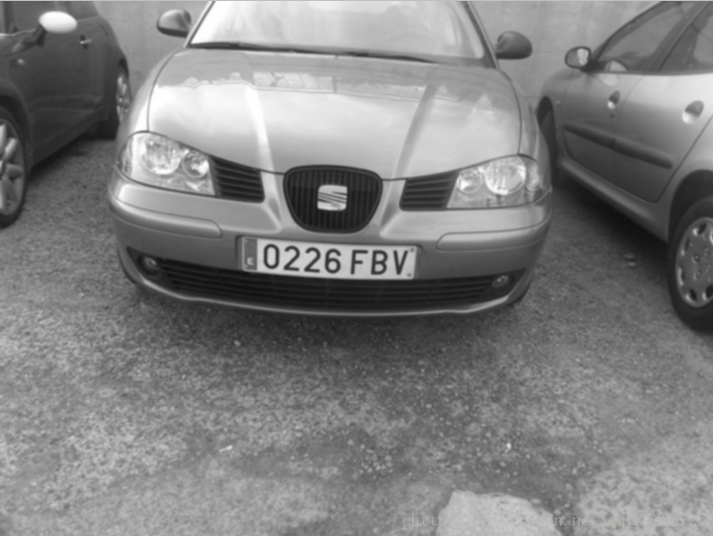
#> input picture robot-and-vision/ch14(ok)/14.1/car.jpg, 713 x 536 px
$ python 14.1.py
#> lines starting #> are read from the running program, lines starting #| are printed output that depends on the picture; after the words box and inside, x2 and y2 are one past the last pixel; in counts of white or black regions, pixels touching at a corner belong together
# -*- coding: utf-8 -*-

import cv2
import numpy as np


def stretch(img):
    '''
    图像拉伸函数
    '''
    maxi=float(img.max())
    mini=float(img.min())

    for i in range(img.shape[0]):
        for j in range(img.shape[1]):
            img[i,j]=(255/(maxi-mini)*img[i,j]-(255*mini)/(maxi-mini))

    return img

def dobinaryzation(img):
    '''
    二值化处理函数
    '''
    maxi=float(img.max())
    mini=float(img.min())

    x=maxi-((maxi-mini)/2)
    #二值化,返回阈值ret  和  二值化操作后的图像thresh
    ret,thresh=cv2.threshold(img,x,255,cv2.THRESH_BINARY)
   # print('ret', ret)
    #返回二值化后的黑白图像
    return thresh

def find_rectangle(contour):
    '''
    寻找矩形轮廓
    '''
    y,x=[],[]

    for p in contour:
        y.append(p[0][0])
        x.append(p[0][1])

    return [min(y),min(x),max(y),max(x)]

def locate_license(img,afterimg):
    '''
    定位车牌号
    '''
    contours,hierarchy=cv2.findContours(img,cv2.RETR_EXTERNAL,cv2.CHAIN_APPROX_SIMPLE)

    #找出最大的三个区域
    block=[]
    for c in contours:
        #找出轮廓的左上点和右下点，由此计算它的面积和长度比
        r=find_rectangle(c)
        a=(r[2]-r[0])*(r[3]-r[1])   #面积
        s=(r[2]-r[0])*(r[3]-r[1])   #长度比

        block.append([r,a,s])
    #选出面积最大的3个区域
    block=sorted(block,key=lambda b: b[1])[-3:]

    #使用颜色识别判断找出最像车牌的区域
    maxweight,maxindex=0,-1
    for i in range(len(block)):
        b=afterimg[block[i][0][1]:block[i][0][3],block[i][0][0]:block[i][0][2]]
        #BGR转HSV
        hsv=cv2.cvtColor(b,cv2.COLOR_BGR2HSV)
        #蓝色车牌的范围
        lower=np.array([100,50,50])
        upper=np.array([140,255,255])
        #根据阈值构建掩膜
        mask=cv2.inRange(hsv,lower,upper)
        #统计权值
        w1=0
        for m in mask:
            w1+=m/255

        w2=0
        for n in w1:
            w2+=n

        #选出最大权值的区域
        if w2>maxweight:
            maxindex=i
            maxweight=w2

    return block[maxindex][0]

def find_license(img):
    '''
    预处理函数
    '''
    m=400*img.shape[0]/img.shape[1]

    #压缩图像
    img=cv2.resize(img,(400,int(m)),interpolation=cv2.INTER_CUBIC)

    #BGR转换为灰度图像
    gray_img=cv2.cvtColor(img,cv2.COLOR_BGR2GRAY)

    #灰度拉伸
    stretchedimg=stretch(gray_img)

    '''进行开运算，用来去除噪声'''
    r=16
    h=w=r*2+1
    kernel=np.zeros((h,w),np.uint8)
    cv2.circle(kernel,(r,r),r,1,-1)
    #开运算
    openingimg=cv2.morphologyEx(stretchedimg,cv2.MORPH_OPEN,kernel)
    #获取差分图，两幅图像做差  cv2.absdiff('图像1','图像2')
    strtimg=cv2.absdiff(stretchedimg,openingimg)

    #图像二值化
    binaryimg=dobinaryzation(strtimg)

    #canny边缘检测
    canny=cv2.Canny(binaryimg,binaryimg.shape[0],binaryimg.shape[1])

    '''消除小的区域，保留大块的区域，从而定位车牌'''
    #进行闭运算
    kernel=np.ones((5,19),np.uint8)
    closingimg=cv2.morphologyEx(canny,cv2.MORPH_CLOSE,kernel)

    #进行开运算
    openingimg=cv2.morphologyEx(closingimg,cv2.MORPH_OPEN,kernel)

    #再次进行开运算
    kernel=np.ones((11,5),np.uint8)
    openingimg=cv2.morphologyEx(openingimg,cv2.MORPH_OPEN,kernel)

    #消除小区域，定位车牌位置
    rect=locate_license(openingimg,img)

    return rect,img

def cut_license(afterimg,rect):
    '''
    图像分割函数
    '''
    #转换为宽度和高度
    rect[2]=rect[2]-rect[0]
    rect[3]=rect[3]-rect[1]
    rect_copy=tuple(rect.copy())
    rect=[0,0,0,0]
    #创建掩膜
    mask=np.zeros(afterimg.shape[:2],np.uint8)
    #创建背景模型  大小只能为13*5，行数只能为1，单通道浮点型
    bgdModel=np.zeros((1,65),np.float64)
    #创建前景模型
    fgdModel=np.zeros((1,65),np.float64)
    #分割图像
    cv2.grabCut(afterimg,mask,rect_copy,bgdModel,fgdModel,5,cv2.GC_INIT_WITH_RECT)
    mask2=np.where((mask==2)|(mask==0),0,1).astype('uint8')
    img_show=afterimg*mask2[:,:,np.newaxis]

    return img_show

def deal_license(licenseimg):
    '''
    车牌图片二值化
    '''
    #车牌变为灰度图像
    gray_img=cv2.cvtColor(licenseimg,cv2.COLOR_BGR2GRAY)

    #均值滤波  去除噪声
    kernel=np.ones((3,3),np.float32)/9
    gray_img=cv2.filter2D(gray_img,-1,kernel)

    #二值化处理
    ret,thresh=cv2.threshold(gray_img,120,255,cv2.THRESH_BINARY)

    return thresh


def find_end(start,arg,black,white,width,black_max,white_max):
    end=start+1
    for m in range(start+1,width-1):
        if (black[m] if arg else white[m])>(0.98*black_max if arg else 0.98*white_max):
            end=m
            break
    return end


if __name__=='__main__':
    img=cv2.imread('car.jpg',cv2.IMREAD_COLOR)
#> img is the input picture: shape (536, 713, 3); mean B, G, R 127.4, 127.4, 127.4
    #预处理图像
    rect,afterimg=find_license(img)
#> in stretch, `maxi=float(img.max())`: maxi = 255
#> in stretch, `mini=float(img.min())`: mini = 15
#> in find_license, `cv2.circle(kernel,(r,r),r,1,-1)`:
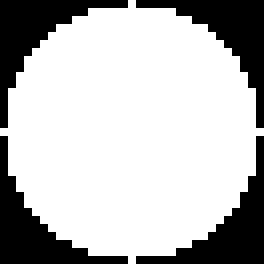
#> kernel: shape (33, 33) (shown 8 times larger); values 0 (black) and 1 (white), 73.2% white; 4 black regions, box (x1, y1, x2, y2) and area: (0, 0, 16, 16) 73, (17, 0, 33, 16) 73, (0, 17, 16, 33) 73, (17, 17, 33, 33) 73
#> in find_license, `openingimg=cv2.morphologyEx(stretchedimg,cv2.MORPH_OPEN,kernel)`:
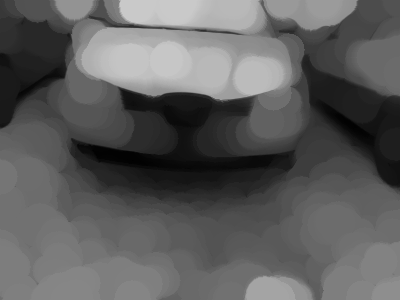
#> openingimg: shape (300, 400); min 0, max 201, mean 93.8
#> in find_license, `strtimg=cv2.absdiff(stretchedimg,openingimg)`:
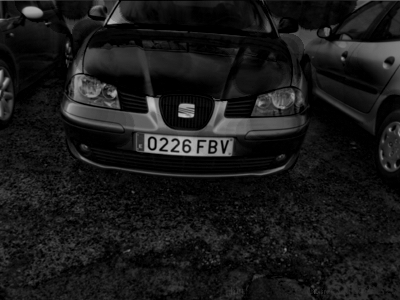
#> strtimg: shape (300, 400); min 0, max 198, mean 25.2
#> in dobinaryzation, `maxi=float(img.max())`: maxi = 198
#> in dobinaryzation, `mini=float(img.min())`: mini = 0
#> in dobinaryzation, `x=maxi-((maxi-mini)/2)`: x = 99
#> in dobinaryzation, `ret,thresh=cv2.threshold(img,x,255,cv2.THRESH_BINARY)`:
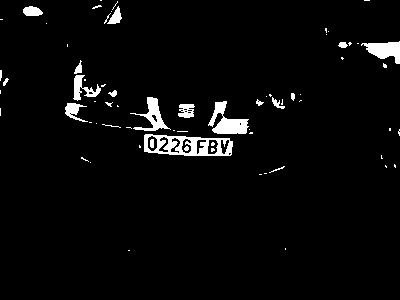
#> thresh: shape (300, 400); 3.6% white; 70 white regions (51 under 20 px), largest, box (x1, y1, x2, y2) and area: (144, 134, 233, 156) 1080, (208, 101, 249, 134) 662, (361, 41, 400, 64) 501
#> in find_license, `canny=cv2.Canny(binaryimg,binaryimg.shape[0],binaryimg.shape[1])`: canny: shape (300, 400); 1.6% white in thin lines or dots, all inside (x1, y1, x2, y2) = (0, 0, 400, 252)
#> in find_license, `closingimg=cv2.morphologyEx(canny,cv2.MORPH_CLOSE,kernel)`: closingimg: shape (300, 400); 5.7% white; 20 white regions (9 under 20 px), largest, box (x1, y1, x2, y2) and area: (64, 60, 253, 157) 5015, (255, 92, 302, 109) 469, (338, 41, 400, 68) 427
#> in find_license, `openingimg=cv2.morphologyEx(closingimg,cv2.MORPH_OPEN,kernel)`: openingimg: shape (300, 400); 3.6% white; 7 white regions, largest, box (x1, y1, x2, y2) and area: (143, 126, 233, 156) 2071, (67, 83, 117, 108) 909, (256, 94, 302, 106) 432
#> in find_license, `openingimg=cv2.morphologyEx(openingimg,cv2.MORPH_OPEN,kernel)`:
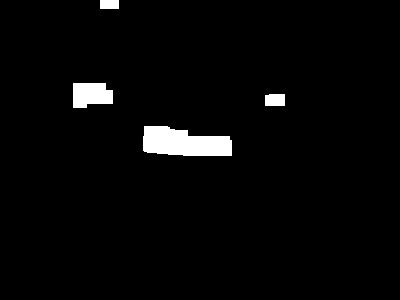
#> openingimg: shape (300, 400); 2.8% white; 4 white regions
#> in locate_license, `contours,hierarchy=cv2.findContours(img,cv2.RETR_EXTERNAL,cv2.CHAIN_AP..`: contours = 4 contours; box (x1, y1, x2, y2) and area: (143, 126, 232, 156) 1946, (73, 83, 113, 108) 784, (265, 94, 285, 106) 206, (100, 0, 119, 9) 144
#> the loop in locate_license, `for c in contours:` made 4 passes
#> (r, a, s) on passes 1 to 3: ([143, 126, 231, 155], 2552, 2552), ([265, 94, 284, 105], 209, 209), ([73, 83, 112, 107], 936, 936)
#> (c, r, a, s) on pass 4: ([[100, 0], [100, 8], [118, 8], [118, 0]], [100, 0, 118, 8], 144, 144)
#> after the loop in locate_license, `for c in contours:`: block = [[[143, 126, 231, 155], 2552, 2552], [[265, 94, 284, 105], 209, 209], [[73, 83, 112, 107], 936, 936], [[100, 0, 118, 8], 144, 144]]
#> in locate_license, `block=sorted(block,key=lambda b: b[1])[-3:]`: block = [[[265, 94, 284, 105], 209, 209], [[73, 83, 112, 107], 936, 936], [[143, 126, 231, 155], 2552, 2552]]
#> the loop in locate_license, `for i in range(len(block)):` made 3 passes
#> after the loop in locate_license, `for i in range(len(block)):`: hsv: shape (29, 88, 3); mean H, S, V 0, 0, 139.9
#> after the loop in locate_license, `for i in range(len(block)):`: maxindex = -1; maxweight = 0
#> in find_license, `rect=locate_license(openingimg,img)`: rect = [143, 126, 231, 155]
#> rect = [143, 126, 231, 155]

    #框出车牌号
    cv2.rectangle(afterimg,(rect[0],rect[1]),(rect[2],rect[3]),(0,255,0),2)
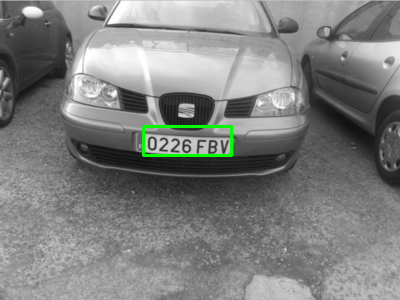
#> afterimg: shape (300, 400, 3); mean of channels 0, 1, 2 126.7, 128.2, 126.7; drawn as B, G, R
    cv2.imshow('afterimg',afterimg)

    #分割车牌与背景
    cutimg=cut_license(afterimg,rect)
#> in cut_license, `rect_copy=tuple(rect.copy())`: rect_copy = (143, 126, 88, 29)
    cv2.imshow('cutimg',cutimg)

    #二值化生成黑白图
    thresh=deal_license(cutimg)
#> in deal_license, `ret,thresh=cv2.threshold(gray_img,120,255,cv2.THRESH_BINARY)`:
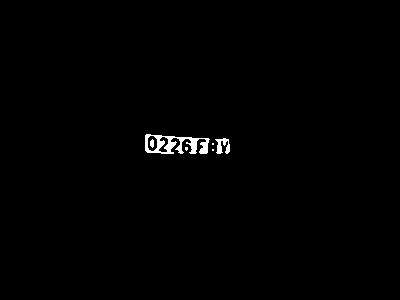
#> thresh: shape (300, 400); 0.69% white; 6 white regions (3 under 20 px), largest, box (x1, y1, x2, y2) and area: (145, 134, 210, 154) 645, (215, 138, 230, 154) 140, (150, 139, 154, 148) 28
    cv2.imshow('thresh',thresh)
    cv2.imwrite("cp.jpg",thresh)
    cv2.waitKey(0)

    #分割字符
    '''
    判断底色和字色
    '''
    #记录黑白像素总和
    white=[]
    black=[]
    height=thresh.shape[0]  #263
#> height = 300
    width=thresh.shape[1]   #400
#> width = 400
    #print('height',height)
    #print('width',width)
    white_max=0
    black_max=0
    #计算每一列的黑白像素总和
    for i in range(width):
        line_white=0
        line_black=0
        for j in range(height):
            if thresh[j][i]==255:
                line_white+=1
            if thresh[j][i]==0:
                line_black+=1
        white_max=max(white_max,line_white)
        black_max=max(black_max,line_black)
        white.append(line_white)
        black.append(line_black)
        print('white',white)
        print('black',black)
    #arg为true表示黑底白字，False为白底黑字
    arg=True
    if black_max<white_max:
        arg=False

    n=1
    start=1
    end=2
    while n<width-2:
        n+=1
        #判断是白底黑字还是黑底白字  0.05参数对应上面的0.95 可作调整
        if(white[n] if arg else black[n])>(0.02*white_max if arg else 0.02*black_max):
            start=n
            end=find_end(start,arg,black,white,width,black_max,white_max)
            n=end
            if end-start>5:
                cj=thresh[1:height,start:end]
                cv2.imshow('cutlicense',cj)
                cv2.waitKey(0)


    cv2.waitKey(0)
    cv2.destroyAllWindows()
